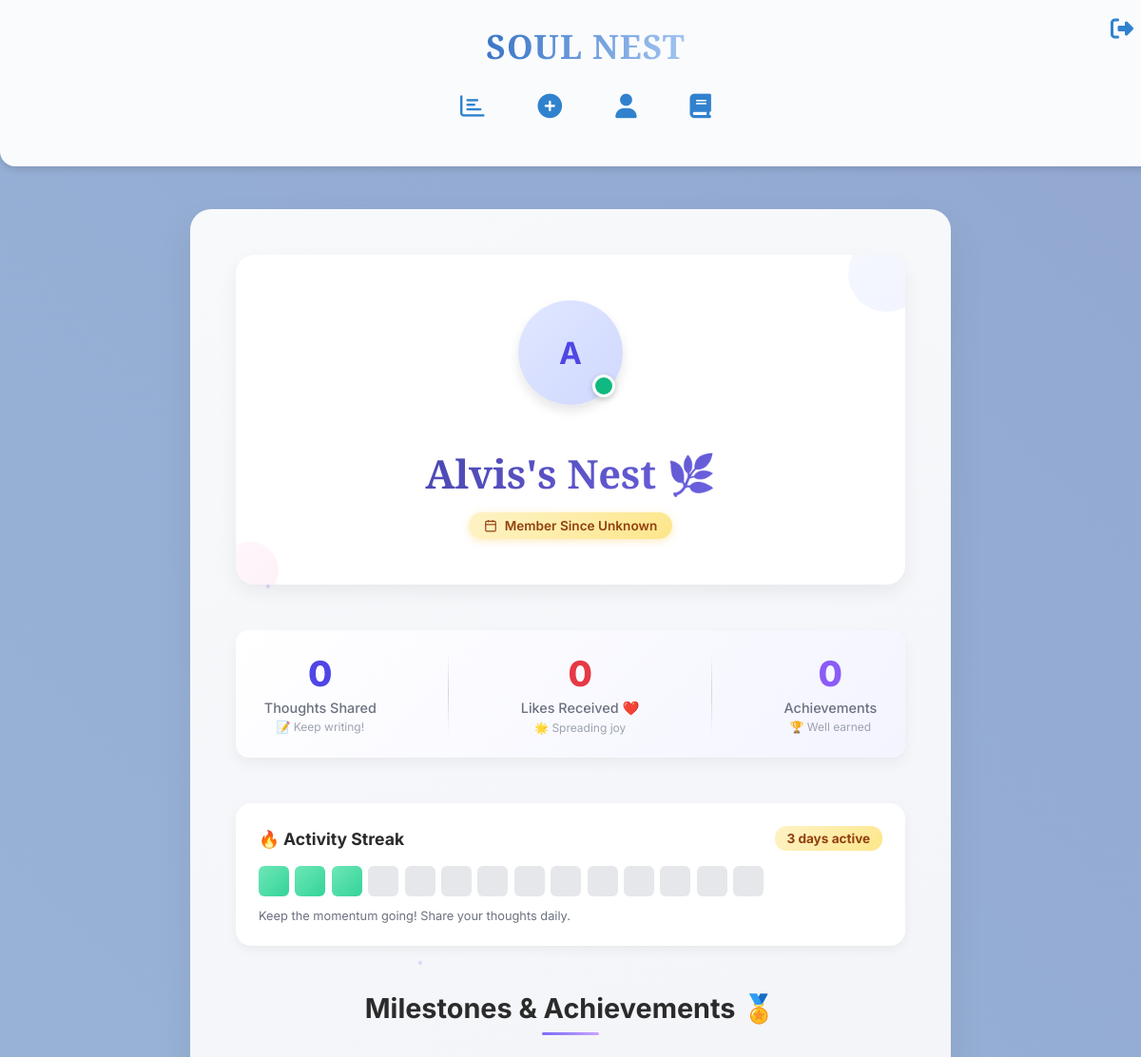
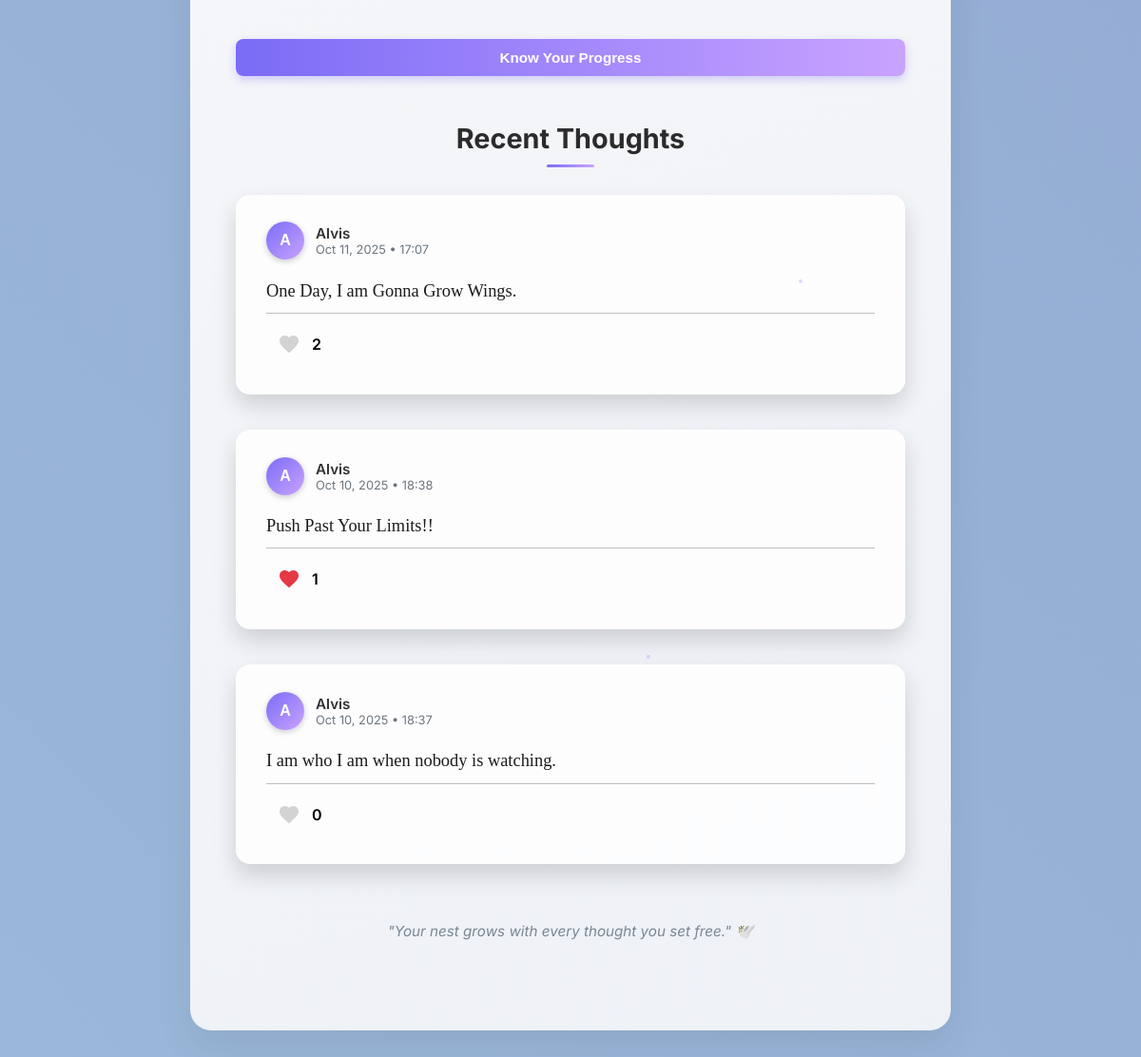
Screenshot of /profile/5 (signed in) with the database file from the repository (2 pictures, top to bottom).
### models.py (models this page shows, shortened)
class User(db.Model, UserMixin):
    id = db.Column(db.Integer, primary_key=True)
    username = db.Column(db.String(80), nullable=False, unique=True)
    password = db.Column(db.String(200), nullable=False)
    profile_image = db.Column(db.String(200), nullable=True)
    created_at = db.Column(db.DateTime, default=datetime.utcnow)
    liked_thoughts = db.relationship(
        'Thought', secondary='likes',
        back_populates='liked_by', lazy='dynamic'
    )
    def total_likes_received(self):
        return sum(thought.liked_by.count() for thought in self.thoughts)

class Thought(db.Model):
    id = db.Column(db.Integer, primary_key=True)
    content = db.Column(db.Text, nullable=False)
    user_id = db.Column(db.Integer, db.ForeignKey('user.id'), nullable=False)
    timestamp = db.Column(db.DateTime, default=datetime.utcnow)
    mood = db.Column(db.String(50), nullable=True)
    comments = db.relationship('Comment', backref='thought', lazy='select')
    user = db.relationship('User', backref=db.backref('thoughts', lazy=True))
    liked_by = db.relationship(
        'User', secondary='likes',
        back_populates='liked_thoughts', lazy='dynamic' # Keep dynamic for efficiency
    )
    def is_liked_by(self, user):
        return self.liked_by.filter(likes.c.user_id == user.id).first() is not None
    def like_count(self):
        return self.liked_by.count()

### app.py (the view)
@app.route('/profile/<int:user_id>')
@login_required
def user_profile(user_id):
    user_to_view = User.query.get_or_404(user_id)
    user_posts = sorted(user_to_view.thoughts, key=lambda t: t.timestamp, reverse=True)
    total_likes = user_to_view.total_likes_received()
    milestones = get_milestones(user_to_view)
    return render_template(
        'profile.html',
        user=user_to_view,
        posts=user_posts,
        total_likes=total_likes,
        milestones=milestones
    )

### templates/profile.html (shortened to what this page needs)
{% extends "base.html" %}
{% from 'macros.html' import render_thought_card %}
{% block content %}
<div class="profile-container" style="
    max-width: 1000px;
    margin: 4rem auto 6rem;
    padding: 3rem 3rem 5rem;
    background: linear-gradient(160deg, #f8f9fb 0%, #eef1f6 100%);
    border-radius: 22px;
    box-shadow: 0 18px 40px rgba(0, 0, 0, 0.07);
    position: relative;
    overflow: hidden;
">
    <div class="bg-particles">
        <div class="particle"></div>
        <div class="particle"></div>
        <div class="particle"></div>
        <div class="particle"></div>
    </div>
    <div class="profile-header-card" data-aos="fade-up" style="
        text-align: center;
        padding: 3rem 2rem;
        border-radius: 20px;
        background: #ffffff;
        box-shadow: 0 8px 20px rgba(0, 0, 0, 0.06);
        margin-bottom: 3rem;
        transition: all 0.3s ease;
        position: relative;
        overflow: hidden;
    ">
        <div style="position: absolute; top: -20px; right: -20px; width: 80px; height: 80px; background: linear-gradient(135deg, #e0e7ff, #d0d8ff); border-radius: 50%; opacity: 0.3;"></div>
        <div style="position: absolute; bottom: -15px; left: -15px; width: 60px; height: 60px; background: linear-gradient(135deg, #fce7f3, #fbcfe8); border-radius: 50%; opacity: 0.3;"></div>
        <div class="profile-avatar-wrapper" style="position: relative; display: inline-block; margin-bottom: 1rem;">
            {% if user.profile_image %}
                <img src="{{ user.profile_image }}" alt="{{ user.username }}" class="profile-avatar" style="
                    width: 110px; height: 110px;
                    border-radius: 50%;
                    object-fit: cover;
                    box-shadow: 0 6px 14px rgba(79, 70, 229, 0.25);
                    border: 3px solid #ecebff;
                    transition: transform 0.3s ease;
                ">
            {% else %}
                <div class="profile-avatar" style="
                    width: 110px; height: 110px;
                    border-radius: 50%;
                    background: linear-gradient(135deg, #e0e7ff, #d0d8ff);
                    color: #4f46e5;
                    display: flex; align-items: center; justify-content: center;
                    font-size: 2rem; font-weight: 700;
                    box-shadow: 0 6px 12px rgba(0,0,0,0.1);
                    transition: transform 0.3s ease;
                ">
                    {{ user.username[0]|upper }}
                </div>
            {% endif %}
            <div style="
                position: absolute;
                bottom: 8px;
                right: 8px;
                width: 18px;
                height: 18px;
                background: #10b981;
                border: 3px solid white;
                border-radius: 50%;
                box-shadow: 0 2px 6px rgba(0,0,0,0.2);
                animation: pulse-online 2s ease-in-out infinite;
            "></div>
        </div>
        <h1 style="
            font-family: 'Playfair Display', serif;
            font-size: 2.6rem;
            color: #3b3b98;
            margin-bottom: 0.3rem;
            background: linear-gradient(135deg, #3b3b98, #7b6cf6);
            -webkit-background-clip: text;
            -webkit-text-fill-color: transparent;
            background-clip: text;
        ">
            {{ user.username }}'s Nest 🌿
        </h1>
        <div style="
            display: inline-flex;
            align-items: center;
            gap: 0.5rem;
            padding: 0.4rem 1rem;
            background: linear-gradient(135deg, #fef3c7, #fde68a);
            border-radius: 20px;
            font-size: 0.85rem;
            color: #92400e;
            font-weight: 600;
            margin-top: 0.5rem;
            box-shadow: 0 2px 8px rgba(251, 191, 36, 0.3);
        ">
            <svg width="14" height="14" viewBox="0 0 24 24" fill="none" stroke="currentColor" stroke-width="2">
                <rect x="3" y="4" width="18" height="18" rx="2" ry="2"></rect>
                <line x1="16" y1="2" x2="16" y2="6"></line>
                <line x1="8" y1="2" x2="8" y2="6"></line>
                <line x1="3" y1="10" x2="21" y2="10"></line>
            </svg>
            <span>Member Since
                {{ user.created_at.strftime('%B %Y') if user.created_at else "Unknown" }}
            </span>
        </div>
    </div>
    <div class="stats-bar" data-aos="fade-up" style="
        display: flex;
        justify-content: space-around;
        padding: 1.5rem 0;
        margin-bottom: 3rem;
        border-radius: 14px;
        background: linear-gradient(135deg, #ffffff, #f3f4ff);
        box-shadow: 0 6px 14px rgba(0, 0, 0, 0.05);
        position: relative;
    ">
        <div class="stat-item" style="text-align: center; cursor: pointer; transition: transform 0.3s ease;">
            <div class="stat-number" data-target="{{ posts|length }}" style="font-size: 2.3rem; font-weight: 800; color: #4f46e5; line-height: 1.2;">
                0
            </div>
            <div style="font-size: 0.9rem; color: #6b7280; font-weight: 500; margin-top: 0.25rem;">
                Thoughts Shared
            </div>
            <div style="font-size: 0.75rem; color: #9ca3af; margin-top: 0.3rem;">
                📝 Keep writing!
            </div>
        </div>
        <div class="stat-item" style="text-align: center; cursor: pointer; transition: transform 0.3s ease;">
            <div class="stat-number" data-target="{{ total_likes }}" style="font-size: 2.3rem; font-weight: 800; color: #e63946; line-height: 1.2;">
                0
            </div>
            <div style="font-size: 0.9rem; color: #6b7280; font-weight: 500; margin-top: 0.25rem;">
                Likes Received ❤️
            </div>
            <div style="font-size: 0.75rem; color: #9ca3af; margin-top: 0.3rem;">
                🌟 Spreading joy
            </div>
        </div>
        <div class="stat-item" style="text-align: center; cursor: pointer; transition: transform 0.3s ease;">
            <div style="font-size: 2.3rem; font-weight: 800; color: #8b5cf6; line-height: 1.2;">
                {{ (milestones|selectattr("achieved", "equalto", true)|list|length) }}
            </div>
            <div style="font-size: 0.9rem; color: #6b7280; font-weight: 500; margin-top: 0.25rem;">
                Achievements
            </div>
            <div style="font-size: 0.75rem; color: #9ca3af; margin-top: 0.3rem;">
                🏆 Well earned
            </div>
        </div>
    </div>
    <div class="activity-preview" data-aos="fade-up" style="
        background: white;
        border-radius: 16px;
        padding: 1.5rem;
        margin-bottom: 3rem;
        box-shadow: 0 4px 12px rgba(0,0,0,0.05);
    ">
        <div style="display: flex; align-items: center; justify-content: space-between; margin-bottom: 1rem;">
            <h3 style="font-size: 1.1rem; font-weight: 700; color: #2b2b2b; margin: 0;">
                🔥 Activity Streak
            </h3>
            <span style="
                padding: 0.3rem 0.8rem;
                background: linear-gradient(135deg, #fef3c7, #fde68a);
                border-radius: 12px;
                font-size: 0.85rem;
                font-weight: 700;
                color: #92400e;
            ">
                {{ posts|length }} days active
            </span>
        </div>
        <div style="display: flex; gap: 0.4rem; flex-wrap: wrap;">
            {% for i in range(14) %}
                <div class="activity-dot" style="
                    width: 32px;
                    height: 32px;
                    border-radius: 6px;
                    background: {% if i < (posts|length if posts|length < 14 else 14) %}linear-gradient(135deg, #6ee7b7, #34d399){% else %}#e5e7eb{% endif %};
                    transition: all 0.3s ease;
                    cursor: pointer;
                    position: relative;
                " title="Day {{ i + 1 }}"></div>
            {% endfor %}
        </div>
        <p style="font-size: 0.8rem; color: #6b7280; margin-top: 0.8rem; margin-bottom: 0;">
            Keep the momentum going! Share your thoughts daily.
        </p>
    </div>
    <h2 data-aos="fade-up" style="
        font-family: 'Inter', sans-serif;
        font-size: 1.8rem;
        font-weight: 700;
        color: #2b2b2b;
        text-align: center;
        margin-bottom: 2rem;
        position: relative;
    ">
        Milestones & Achievements 🏅
        <span style="
            display:block;
            width: 60px;
            height: 3px;
            background: linear-gradient(90deg, #7b6cf6, #c9a3ff);
            margin: 0.5rem auto 0;
            border-radius: 4px;
        "></span>
    </h2>
    {% if milestones|selectattr("achieved", "equalto", false)|list %}
        <button id="show-progress-btn" class="progress-btn" style="
            margin:1rem auto 0;
            display:block;
            padding:0.7rem 1.5rem;
            border:none;
            background: linear-gradient(90deg, #7b6cf6, #c9a3ff);
            color:white;
            border-radius:8px;
            cursor:pointer;
            font-weight:600;
            font-size:0.95rem;
            transition: all 0.3s ease;
            box-shadow: 0 4px 10px rgba(123,108,246,0.3);
            position: relative;
            overflow: hidden;
        ">
            <span style="position: relative; z-index: 1;">Know Your Progress</span>
        </button>
    {% endif %}
    <h2 data-aos="fade-up" style="
        font-family: 'Inter', sans-serif;
        font-size: 1.8rem;
        font-weight: 700;
        color: #2b2b2b;
        text-align: center;
        margin-top: 3rem;
        margin-bottom: 1.8rem;
    ">
        Recent Thoughts
        <span style="
            display:block;
            width: 50px;
            height: 3px;
            background: linear-gradient(90deg, #7b6cf6, #c9a3ff);
            margin: 0.6rem auto 0;
            border-radius: 4px;
        "></span>
    </h2>
    <div class="user-feed" data-aos="fade-up" style="display:flex; flex-direction:column; gap:1.5rem;">
        {% if posts %}
            {% for post in posts %}
                {{ render_thought_card(thought=post, current_user=current_user, editable=(user.id == current_user.id)) }}
            {% endfor %}
        {% endif %}
    </div>
    <p style="text-align:center; color:#7b8794; font-style:italic; margin-top:3rem; font-size:0.95rem;">
        "Your nest grows with every thought you set free." 🕊️
    </p>
</div>
{% endblock content %}

### templates/macros.html (shortened to what this page needs)
{% macro render_thought_card(thought, current_user, editable=true) %}
<div class="thought-card mood-{{ thought.mood }}" data-aos="fade-up" style="
    padding: 1.8rem 2rem;
    border-radius: 15px;
    box-shadow: 0 12px 25px rgba(0,0,0,0.15);
    transition: transform 0.3s ease, box-shadow 0.3s ease, background 0.4s ease;
"
onmouseover="this.style.transform='scale(1.03)'; this.style.boxShadow='0 18px 35px rgba(0,0,0,0.25)';"
onmouseout="this.style.transform='scale(1)'; this.style.boxShadow='0 12px 25px rgba(0,0,0,0.15)';">
    <div class="thought-header" style="display: flex; align-items: center; gap: 0.75rem; margin-bottom: 0.75rem;">
        <div style="
            width: 40px; height: 40px;
            border-radius: 50%;
            background: linear-gradient(135deg, #7b6cf6, #c9a3ff);
            display: flex; align-items: center; justify-content: center;
            font-weight: 700; color: white;
            font-family: 'Zalando Sans SemiExpanded', sans-serif;
            font-size: 1rem; text-transform: uppercase;
            box-shadow: 0 2px 6px rgba(0,0,0,0.2);
        ">
            {{ thought.user.username[0] }}
        </div>
        <div>
            <div style="font-weight: 600; font-size: 0.95rem; color: #333;">
                {{ thought.user.username }}
            </div>
            <div style="font-size: 0.8rem; color: #6c757d;">
                {{ thought.timestamp.strftime('%b %d, %Y • %H:%M') }}
            </div>
        </div>
    </div>
    <p class="thought-content" style="
        font-family: 'PT Serif', serif;
        font-size: 1.15rem; color: #1c1c1c; font-weight: 500;
        line-height: 1.6; margin-bottom: 0.5rem;
    ">
        {{ thought.content }}
    </p>
    <div style="height:1px; background:#b0aeaec6; margin-top:0.5rem; margin-bottom:0.5rem; width:100%;"></div>
    <div class="thought-footer" style="display: flex; justify-content: space-between; align-items: center;">
        <div class="like-section" style="display:flex; align-items:center; gap:0.003rem;">
            <button type="button"
                    class="heart-icon {% if thought.is_liked_by(current_user) %}liked{% endif %}"
                    data-id="{{ thought.id }}"
                    onclick="toggleLike(this)"
                style="background:none; border:none; cursor:pointer; display:flex; align-items:center; gap:0.2rem;">
                <svg width="24" height="24" viewBox="0 0 24 24" fill="{% if thought.is_liked_by(current_user) %}#e63946{% else %}#d3d3d3{% endif %}" xmlns="http://www.w3.org/2000/svg">
                    <path d="M12 21.35l-1.45-1.32C5.4 15.36 2 12.28 2 8.5 2 5.42 4.42 3 7.5 3c1.74 0 3.41 0.81 4.5 2.09C13.09 3.81 14.76 3 16.5 3 19.58 3 22 5.42 22 8.5c0 3.78-3.4 6.86-8.55 11.54L12 21.35z"/>
                </svg>
            </button>
            <span id="like-count-{{ thought.id }}" style="font-weight:600;">{{ thought.like_count() }}</span>
        </div>
    </div>
</div>
{% endmacro %}

### rows the page displays
User: username "A", username "Alvis", created_at "Unknown", user "A", user.username "Alvis"
Thought: timestamp "Oct 11, 2025 • 17:07", content "One Day, I am Gonna Grow Wings.", like_count "2"
Thought: timestamp "Oct 10, 2025 • 18:38", content "Push Past Your Limits!!", like_count "1"
Thought: timestamp "Oct 10, 2025 • 18:37", content "I am who I am when nobody is watching.", like_count "0"

### other values shown
{{ (milestones|selectattr("achieved", "equalto", true)|list|length) }} "0"
{{ posts|length }} "3"
